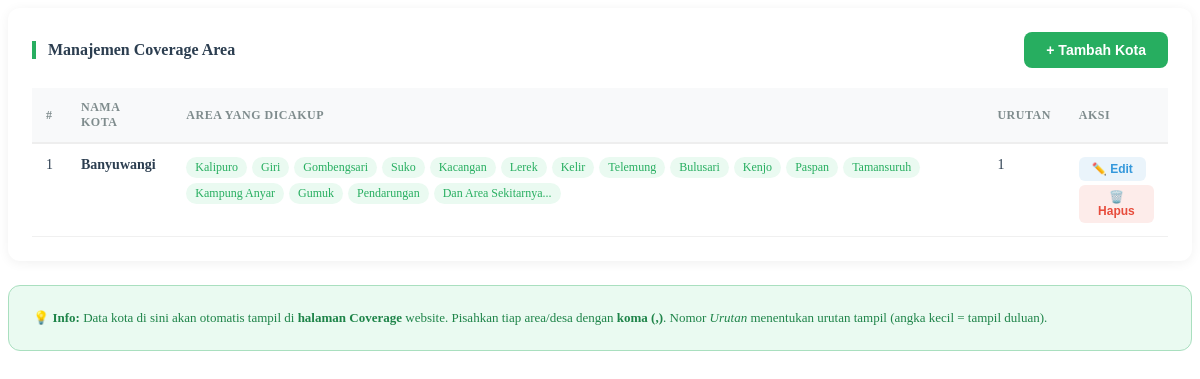
Screenshot of /pages/admin/admin-page/coverage.php with the database file from the repository.
### tables this page shows
CREATE TABLE IF NOT EXISTS `coverage_area` (
  `id_coverage` INT AUTO_INCREMENT PRIMARY KEY,
  `nama_kota` VARCHAR(100) NOT NULL,
  `daftar_area` TEXT NOT NULL COMMENT 'Pisahkan tiap area dengan koma',
  `urutan` INT DEFAULT 0,
  `created_at` TIMESTAMP DEFAULT CURRENT_TIMESTAMP
);

### pages/admin/admin-page/coverage.php (the view, shortened to what this page needs)
<?php
include_once __DIR__ . '/../../../assets/config/koneksi.php';
$conn->query("
  CREATE TABLE IF NOT EXISTS `coverage_area` (
    `id_coverage` INT AUTO_INCREMENT PRIMARY KEY,
    `nama_kota` VARCHAR(100) NOT NULL,
    `daftar_area` TEXT NOT NULL,
    `urutan` INT DEFAULT 0,
    `created_at` TIMESTAMP DEFAULT CURRENT_TIMESTAMP
  ) ENGINE=InnoDB DEFAULT CHARSET=utf8mb4
");
$result = $conn->query("SELECT * FROM coverage_area ORDER BY urutan ASC, id_coverage ASC");
?>
<div class="row">
  <div class="col-12">
    <div class="nvc-card">
      <div style="display:flex;justify-content:space-between;align-items:center;margin-bottom:20px;">
        <h4 style="margin:0;">Manajemen Coverage Area</h4>
        <button class="btn-pnvc" onclick="openModal('modal-tambah')">+ Tambah Kota</button>
      </div>
      <div style="overflow-x:auto;">
        <table class="nvc-table">
          <thead>
            <tr><th>#</th><th>Nama Kota</th><th>Area yang Dicakup</th><th>Urutan</th><th>Aksi</th></tr>
          </thead>
          <tbody>
            <?php if ($result && $result->num_rows > 0): ?>
              <?php while ($row = $result->fetch_assoc()):
                $areas = array_map('trim', explode(',', $row['daftar_area']));
              ?>
              <tr>
                <td><?= $row['id_coverage'] ?></td>
                <td><strong><?= htmlspecialchars($row['nama_kota']) ?></strong></td>
                <td>
                  <div class="area-tags">
                    <?php foreach ($areas as $a): ?>
                      <span class="area-tag"><?= htmlspecialchars($a) ?></span>
                    <?php endforeach; ?>
                  </div>
                </td>
                <td><?= $row['urutan'] ?></td>
                <td>
                  <button class="btn-sm-edit" style="margin-bottom:4px;" onclick="openEdit(<?= $row['id_coverage'] ?>,'<?= addslashes($row['nama_kota']) ?>','<?= addslashes($row['daftar_area']) ?>',<?= $row['urutan'] ?>)">✏️ Edit</button><br>
                  <form method="POST" onsubmit="return confirm('Hapus coverage kota ini?')" style="display:inline;">
                    <button type="submit" class="btn-sm-del">🗑️ Hapus</button>
                  </form>
                </td>
              </tr>
              <?php endwhile; ?>
            <?php else: ?>
              <tr><td colspan="5" style="text-align:center;padding:30px;color:#aaa;">Belum ada data coverage.</td></tr>
            <?php endif; ?>
          </tbody>
        </table>
      </div>
    </div>
    <div class="nvc-card" style="background:#eafaf1;box-shadow:none;border:1px solid #a9dfbf;">
      <p style="margin:0;font-size:13px;color:#1e8449;">
        💡 <strong>Info:</strong> Data kota di sini akan otomatis tampil di <strong>halaman Coverage</strong> website.
        Pisahkan tiap area/desa dengan <strong>koma (,)</strong>. Nomor <em>Urutan</em> menentukan urutan tampil (angka kecil = tampil duluan).
      </p>
    </div>
  </div>
</div>

### pages/admin/admin-page/coverage.php (style rules this page uses)
.nvc-card { background:#fff; border-radius:12px; box-shadow:0 2px 12px rgba(0,0,0,.06); padding:24px; margin-bottom:24px; }
.nvc-card h4 { margin:0 0 20px; font-size:16px; font-weight:700; color:#2c3e50; border-left:4px solid #27ae60; padding-left:12px; }
.nvc-table { width:100%; border-collapse:collapse; }
.nvc-table th { background:#f8f9fa; padding:12px 14px; text-align:left; font-size:12px; font-weight:600; color:#7f8c8d; text-transform:uppercase; letter-spacing:.5px; border-bottom:2px solid #eee; }
.nvc-table td { padding:13px 14px; border-bottom:1px solid #f0f0f0; font-size:14px; color:#2c3e50; vertical-align:top; }
.area-tags { display:flex; flex-wrap:wrap; gap:5px; }
.area-tag { background:#eafaf1; color:#27ae60; padding:3px 9px; border-radius:12px; font-size:12px; font-weight:500; }
.btn-sm-edit { background:#eaf4fb; color:#3498db; border:none; padding:5px 13px; border-radius:6px; cursor:pointer; font-size:12px; font-weight:600; }
.btn-sm-del { background:#fdecea; color:#e74c3c; border:none; padding:5px 13px; border-radius:6px; cursor:pointer; font-size:12px; font-weight:600; }
.btn-pnvc { background:#27ae60; color:#fff; border:none; padding:10px 22px; border-radius:8px; cursor:pointer; font-size:14px; font-weight:600; }

### rows the page displays
coverage_area: id_coverage "1", nama_kota "Banyuwangi", daftar_area "Kalipuro", daftar_area "Giri", daftar_area "Gombengsari", daftar_area "Suko", daftar_area "Kacangan", daftar_area "Lerek", daftar_area "Kelir", daftar_area "Telemung", daftar_area "Bulusari", daftar_area "Kenjo", daftar_area "Paspan", daftar_area "Tamansuruh", daftar_area "Kampung Anyar", daftar_area "Gumuk", daftar_area "Pendarungan", daftar_area "Dan Area Sekitarnya...", urutan "1"
